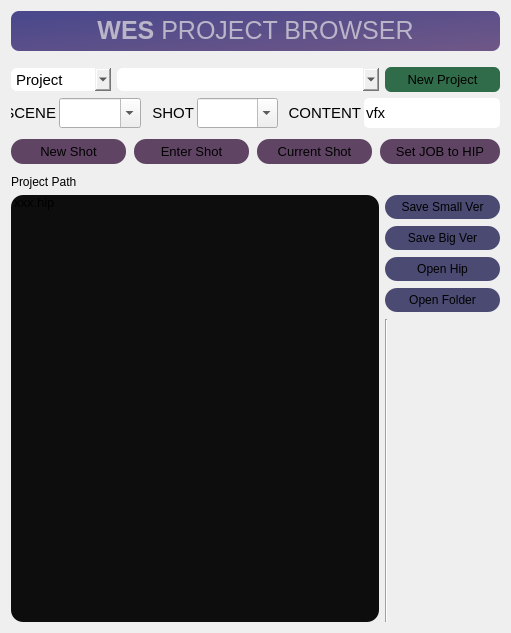
<?xml version="1.0" encoding="UTF-8"?>
<ui version="4.0">
 <class>Form</class>
 <widget class="QWidget" name="Form">
  <property name="geometry">
   <rect>
    <x>0</x>
    <y>0</y>
    <width>509</width>
    <height>633</height>
   </rect>
  </property>
  <property name="baseSize">
   <size>
    <width>0</width>
    <height>0</height>
   </size>
  </property>
  <property name="font">
   <font>
    <family>Microsoft JhengHei UI</family>
    <pointsize>11</pointsize>
    <weight>50</weight>
    <bold>false</bold>
   </font>
  </property>
  <property name="windowTitle">
   <string>Form</string>
  </property>
  <property name="styleSheet">
   <string notr="true"/>
  </property>
  <layout class="QGridLayout" name="gridLayout">
   <item row="6" column="0" rowspan="2" colspan="2">
    <layout class="QHBoxLayout" name="horizontalLayout_5">
     <property name="spacing">
      <number>8</number>
     </property>
     <item>
      <widget class="QPushButton" name="new_shot">
       <property name="minimumSize">
        <size>
         <width>115</width>
         <height>25</height>
        </size>
       </property>
       <property name="maximumSize">
        <size>
         <width>200</width>
         <height>25</height>
        </size>
       </property>
       <property name="font">
        <font>
         <family>Microsoft YaHei UI</family>
         <pointsize>10</pointsize>
        </font>
       </property>
       <property name="styleSheet">
        <string notr="true">QPushButton {
border-radius: 12px;
background-color:rgb(96, 68, 100);
}
QPushButton:hover{
background-color:rgb(127, 104, 130);
}
</string>
       </property>
       <property name="text">
        <string>New Shot</string>
       </property>
      </widget>
     </item>
     <item>
      <widget class="QPushButton" name="enter_shot">
       <property name="minimumSize">
        <size>
         <width>115</width>
         <height>25</height>
        </size>
       </property>
       <property name="maximumSize">
        <size>
         <width>200</width>
         <height>25</height>
        </size>
       </property>
       <property name="font">
        <font>
         <family>Microsoft YaHei UI</family>
         <pointsize>10</pointsize>
         <weight>50</weight>
         <bold>false</bold>
        </font>
       </property>
       <property name="styleSheet">
        <string notr="true">QPushButton {
border-radius: 12px;
background-color:rgb(96, 68, 100);
}
QPushButton:hover{
background-color:rgb(127, 104, 130);
}
</string>
       </property>
       <property name="text">
        <string>Enter Shot</string>
       </property>
      </widget>
     </item>
     <item>
      <widget class="QPushButton" name="current_shot">
       <property name="minimumSize">
        <size>
         <width>115</width>
         <height>25</height>
        </size>
       </property>
       <property name="maximumSize">
        <size>
         <width>200</width>
         <height>25</height>
        </size>
       </property>
       <property name="font">
        <font>
         <family>Microsoft YaHei UI</family>
         <pointsize>10</pointsize>
        </font>
       </property>
       <property name="styleSheet">
        <string notr="true">QPushButton {
border-radius: 12px;
background-color:rgb(96, 68, 100);
}
QPushButton:hover{
background-color:rgb(127, 104, 130);
}
</string>
       </property>
       <property name="text">
        <string>Current Shot</string>
       </property>
      </widget>
     </item>
     <item>
      <widget class="QPushButton" name="set_proj_hip">
       <property name="minimumSize">
        <size>
         <width>120</width>
         <height>25</height>
        </size>
       </property>
       <property name="maximumSize">
        <size>
         <width>200</width>
         <height>25</height>
        </size>
       </property>
       <property name="font">
        <font>
         <family>Microsoft YaHei UI</family>
         <pointsize>10</pointsize>
        </font>
       </property>
       <property name="styleSheet">
        <string notr="true">QPushButton {
border-radius: 12px;
background-color:rgb(96, 68, 100);
}
QPushButton:hover{
background-color:rgb(127, 104, 130);
}
</string>
       </property>
       <property name="text">
        <string>Set JOB to HIP</string>
       </property>
      </widget>
     </item>
    </layout>
   </item>
   <item row="9" column="0" colspan="2">
    <widget class="QLabel" name="project_path">
     <property name="font">
      <font>
       <pointsize>9</pointsize>
      </font>
     </property>
     <property name="text">
      <string>Project Path</string>
     </property>
    </widget>
   </item>
   <item row="0" column="0" colspan="2">
    <widget class="QLabel" name="label">
     <property name="minimumSize">
      <size>
       <width>0</width>
       <height>40</height>
      </size>
     </property>
     <property name="maximumSize">
      <size>
       <width>16777215</width>
       <height>80</height>
      </size>
     </property>
     <property name="font">
      <font>
       <family>Segoe UI</family>
       <pointsize>19</pointsize>
       <weight>50</weight>
       <bold>false</bold>
       <kerning>true</kerning>
      </font>
     </property>
     <property name="autoFillBackground">
      <bool>false</bool>
     </property>
     <property name="styleSheet">
      <string notr="true">color: rgb(186, 181, 200);
border-style: none;
border-radius: 8px;
border-width: 2px;
border-color: rgb(159, 155, 204);
background-color: qlineargradient(spread:pad, x1:0.062, y1:0.0962273, x2:0.994, y2:0.937, stop:0 rgba(75, 73, 140, 255), stop:1 rgba(110, 87, 135, 255))</string>
     </property>
     <property name="text">
      <string>&lt;html&gt;&lt;head/&gt;&lt;body&gt;&lt;p&gt;&lt;span style=&quot; font-weight:600;&quot;&gt;WES&lt;/span&gt; PROJECT BROWSER&lt;/p&gt;&lt;/body&gt;&lt;/html&gt;</string>
     </property>
     <property name="textFormat">
      <enum>Qt::AutoText</enum>
     </property>
     <property name="alignment">
      <set>Qt::AlignCenter</set>
     </property>
    </widget>
   </item>
   <item row="10" column="0">
    <widget class="QListWidget" name="hiplist">
     <property name="font">
      <font>
       <pointsize>10</pointsize>
      </font>
     </property>
     <property name="styleSheet">
      <string notr="true">border-radius: 12px;
border-width:0px;
background-color: rgb(13, 13, 13);</string>
     </property>
     <item>
      <property name="text">
       <string>xxx.hip</string>
      </property>
     </item>
    </widget>
   </item>
   <item row="4" column="0" colspan="2">
    <layout class="QHBoxLayout" name="horizontalLayout" stretch="0,0,0,0,0,0">
     <property name="spacing">
      <number>3</number>
     </property>
     <property name="sizeConstraint">
      <enum>QLayout::SetNoConstraint</enum>
     </property>
     <property name="leftMargin">
      <number>0</number>
     </property>
     <property name="topMargin">
      <number>0</number>
     </property>
     <item>
      <widget class="QLabel" name="scene_label">
       <property name="minimumSize">
        <size>
         <width>30</width>
         <height>0</height>
        </size>
       </property>
       <property name="maximumSize">
        <size>
         <width>50</width>
         <height>16777215</height>
        </size>
       </property>
       <property name="font">
        <font>
         <family>Microsoft YaHei UI</family>
        </font>
       </property>
       <property name="text">
        <string>SCENE</string>
       </property>
       <property name="alignment">
        <set>Qt::AlignRight|Qt::AlignTrailing|Qt::AlignVCenter</set>
       </property>
      </widget>
     </item>
     <item>
      <widget class="QComboBox" name="scene">
       <property name="minimumSize">
        <size>
         <width>20</width>
         <height>30</height>
        </size>
       </property>
       <property name="maximumSize">
        <size>
         <width>100</width>
         <height>16777215</height>
        </size>
       </property>
       <property name="font">
        <font>
         <family>Microsoft YaHei UI</family>
         <pointsize>11</pointsize>
        </font>
       </property>
       <property name="styleSheet">
        <string notr="true">QComboBox {
font: 11pt &quot;Microsoft YaHei UI&quot;;
}</string>
       </property>
       <property name="editable">
        <bool>true</bool>
       </property>
      </widget>
     </item>
     <item>
      <widget class="QLabel" name="shot_label">
       <property name="minimumSize">
        <size>
         <width>50</width>
         <height>0</height>
        </size>
       </property>
       <property name="maximumSize">
        <size>
         <width>55</width>
         <height>16777215</height>
        </size>
       </property>
       <property name="font">
        <font>
         <family>Microsoft YaHei UI</family>
        </font>
       </property>
       <property name="text">
        <string>SHOT</string>
       </property>
       <property name="alignment">
        <set>Qt::AlignRight|Qt::AlignTrailing|Qt::AlignVCenter</set>
       </property>
      </widget>
     </item>
     <item>
      <widget class="QComboBox" name="shot">
       <property name="minimumSize">
        <size>
         <width>60</width>
         <height>30</height>
        </size>
       </property>
       <property name="maximumSize">
        <size>
         <width>100</width>
         <height>16777215</height>
        </size>
       </property>
       <property name="font">
        <font>
         <family>Microsoft YaHei UI</family>
         <pointsize>11</pointsize>
        </font>
       </property>
       <property name="styleSheet">
        <string notr="true">QComboBox {
font: 11pt &quot;Microsoft YaHei UI&quot;;
}</string>
       </property>
       <property name="editable">
        <bool>true</bool>
       </property>
      </widget>
     </item>
     <item>
      <widget class="QLabel" name="content_label">
       <property name="minimumSize">
        <size>
         <width>80</width>
         <height>0</height>
        </size>
       </property>
       <property name="maximumSize">
        <size>
         <width>80</width>
         <height>16777215</height>
        </size>
       </property>
       <property name="font">
        <font>
         <family>Microsoft YaHei UI</family>
        </font>
       </property>
       <property name="text">
        <string>CONTENT</string>
       </property>
       <property name="alignment">
        <set>Qt::AlignRight|Qt::AlignTrailing|Qt::AlignVCenter</set>
       </property>
      </widget>
     </item>
     <item>
      <widget class="QLineEdit" name="content">
       <property name="minimumSize">
        <size>
         <width>30</width>
         <height>0</height>
        </size>
       </property>
       <property name="maximumSize">
        <size>
         <width>3000</width>
         <height>30</height>
        </size>
       </property>
       <property name="baseSize">
        <size>
         <width>0</width>
         <height>0</height>
        </size>
       </property>
       <property name="font">
        <font>
         <family>Microsoft YaHei UI</family>
         <pointsize>11</pointsize>
        </font>
       </property>
       <property name="styleSheet">
        <string notr="true">border-radius: 5px;</string>
       </property>
       <property name="text">
        <string>vfx</string>
       </property>
      </widget>
     </item>
    </layout>
   </item>
   <item row="5" column="0" colspan="2">
    <spacer name="horizontalSpacer_2">
     <property name="orientation">
      <enum>Qt::Horizontal</enum>
     </property>
     <property name="sizeHint" stdset="0">
      <size>
       <width>40</width>
       <height>5</height>
      </size>
     </property>
    </spacer>
   </item>
   <item row="8" column="0" colspan="2">
    <spacer name="horizontalSpacer_3">
     <property name="orientation">
      <enum>Qt::Horizontal</enum>
     </property>
     <property name="sizeHint" stdset="0">
      <size>
       <width>40</width>
       <height>5</height>
      </size>
     </property>
    </spacer>
   </item>
   <item row="1" column="0" colspan="2">
    <spacer name="horizontalSpacer">
     <property name="orientation">
      <enum>Qt::Horizontal</enum>
     </property>
     <property name="sizeHint" stdset="0">
      <size>
       <width>40</width>
       <height>10</height>
      </size>
     </property>
    </spacer>
   </item>
   <item row="10" column="1">
    <layout class="QVBoxLayout" name="verticalLayout_2">
     <property name="spacing">
      <number>7</number>
     </property>
     <property name="sizeConstraint">
      <enum>QLayout::SetNoConstraint</enum>
     </property>
     <item>
      <widget class="QPushButton" name="save_small_ver">
       <property name="minimumSize">
        <size>
         <width>115</width>
         <height>24</height>
        </size>
       </property>
       <property name="font">
        <font>
         <family>Microsoft YaHei UI</family>
         <pointsize>9</pointsize>
         <weight>50</weight>
         <bold>false</bold>
        </font>
       </property>
       <property name="acceptDrops">
        <bool>false</bool>
       </property>
       <property name="styleSheet">
        <string notr="true">QPushButton {
border-radius: 12px;
background-color:rgb(75, 74, 115);
}
QPushButton:hover{
background-color:rgb(109, 109, 150);
}
</string>
       </property>
       <property name="text">
        <string>Save Small Ver</string>
       </property>
       <property name="flat">
        <bool>false</bool>
       </property>
      </widget>
     </item>
     <item>
      <widget class="QPushButton" name="save_big_ver">
       <property name="minimumSize">
        <size>
         <width>115</width>
         <height>24</height>
        </size>
       </property>
       <property name="sizeIncrement">
        <size>
         <width>0</width>
         <height>0</height>
        </size>
       </property>
       <property name="font">
        <font>
         <family>Microsoft YaHei UI</family>
         <pointsize>9</pointsize>
         <weight>50</weight>
         <bold>false</bold>
        </font>
       </property>
       <property name="styleSheet">
        <string notr="true">QPushButton {
border-radius: 12px;
background-color:rgb(75, 74, 115);
}
QPushButton:hover{
background-color:rgb(109, 109, 150);
}
</string>
       </property>
       <property name="text">
        <string>Save Big Ver</string>
       </property>
      </widget>
     </item>
     <item>
      <widget class="QPushButton" name="load_hip">
       <property name="minimumSize">
        <size>
         <width>115</width>
         <height>24</height>
        </size>
       </property>
       <property name="maximumSize">
        <size>
         <width>10000</width>
         <height>16777215</height>
        </size>
       </property>
       <property name="font">
        <font>
         <family>Microsoft YaHei UI</family>
         <pointsize>9</pointsize>
         <weight>50</weight>
         <bold>false</bold>
        </font>
       </property>
       <property name="styleSheet">
        <string notr="true">QPushButton {
border-radius: 12px;
background-color:rgb(75, 74, 115);
}
QPushButton:hover{
background-color:rgb(109, 109, 150);
}
</string>
       </property>
       <property name="text">
        <string>Open Hip</string>
       </property>
      </widget>
     </item>
     <item>
      <widget class="QPushButton" name="open_folder">
       <property name="minimumSize">
        <size>
         <width>115</width>
         <height>24</height>
        </size>
       </property>
       <property name="maximumSize">
        <size>
         <width>10000</width>
         <height>16777215</height>
        </size>
       </property>
       <property name="font">
        <font>
         <family>Microsoft YaHei UI</family>
         <pointsize>9</pointsize>
         <weight>50</weight>
         <bold>false</bold>
        </font>
       </property>
       <property name="styleSheet">
        <string notr="true">QPushButton {
border-radius: 12px;
background-color:rgb(75, 74, 115);
}
QPushButton:hover{
background-color:rgb(109, 109, 150);
}
</string>
       </property>
       <property name="text">
        <string>Open Folder</string>
       </property>
      </widget>
     </item>
     <item>
      <widget class="Line" name="line">
       <property name="orientation">
        <enum>Qt::Vertical</enum>
       </property>
      </widget>
     </item>
    </layout>
   </item>
   <item row="2" column="0" colspan="2">
    <layout class="QHBoxLayout" name="horizontalLayout_8">
     <item>
      <widget class="QComboBox" name="browse_mode">
       <property name="minimumSize">
        <size>
         <width>20</width>
         <height>23</height>
        </size>
       </property>
       <property name="maximumSize">
        <size>
         <width>100</width>
         <height>16777215</height>
        </size>
       </property>
       <property name="font">
        <font>
         <family>Microsoft YaHei UI</family>
         <pointsize>11</pointsize>
        </font>
       </property>
       <property name="styleSheet">
        <string notr="true">QComboBox {
border-radius: 6px;
}

QComboBox::drop-down {
	
	color: rgb(0, 255, 0);
}
</string>
       </property>
       <item>
        <property name="text">
         <string>Project</string>
        </property>
       </item>
       <item>
        <property name="text">
         <string>Test</string>
        </property>
       </item>
      </widget>
     </item>
     <item>
      <widget class="QComboBox" name="proj_name">
       <property name="minimumSize">
        <size>
         <width>0</width>
         <height>23</height>
        </size>
       </property>
       <property name="font">
        <font>
         <family>Microsoft YaHei UI</family>
         <pointsize>11</pointsize>
        </font>
       </property>
       <property name="styleSheet">
        <string notr="true">border-radius: 6px;</string>
       </property>
      </widget>
     </item>
     <item>
      <widget class="QPushButton" name="new_proj">
       <property name="minimumSize">
        <size>
         <width>115</width>
         <height>25</height>
        </size>
       </property>
       <property name="maximumSize">
        <size>
         <width>115</width>
         <height>25</height>
        </size>
       </property>
       <property name="font">
        <font>
         <family>Microsoft YaHei UI</family>
         <pointsize>10</pointsize>
        </font>
       </property>
       <property name="styleSheet">
        <string notr="true">QPushButton {
border-radius: 6px;
background-color:rgb(49, 108, 74);
}
QPushButton:hover{
background-color:rgb(69, 131, 95);
}
</string>
       </property>
       <property name="text">
        <string>New Project</string>
       </property>
      </widget>
     </item>
    </layout>
   </item>
  </layout>
 </widget>
 <resources/>
 <connections/>
</ui>
